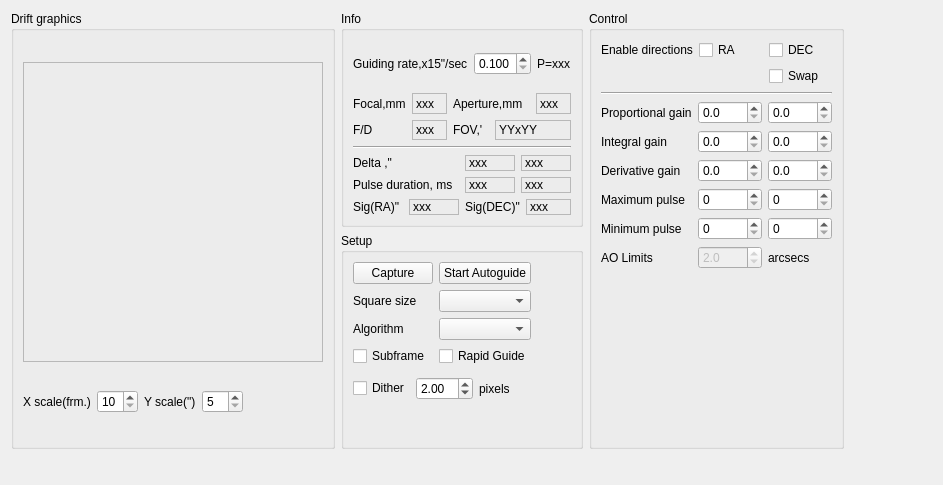
<?xml version="1.0" encoding="UTF-8"?>
<ui version="4.0">
 <class>guiderClass</class>
 <widget class="QWidget" name="guiderClass">
  <property name="geometry">
   <rect>
    <x>0</x>
    <y>0</y>
    <width>943</width>
    <height>485</height>
   </rect>
  </property>
  <property name="sizePolicy">
   <sizepolicy hsizetype="Preferred" vsizetype="Minimum">
    <horstretch>0</horstretch>
    <verstretch>0</verstretch>
   </sizepolicy>
  </property>
  <property name="minimumSize">
   <size>
    <width>0</width>
    <height>0</height>
   </size>
  </property>
  <property name="maximumSize">
   <size>
    <width>16777215</width>
    <height>16777215</height>
   </size>
  </property>
  <property name="windowTitle">
   <string>Guiding</string>
  </property>
  <layout class="QVBoxLayout" name="verticalLayout_5">
   <item>
    <layout class="QHBoxLayout" name="horizontalLayout_6">
     <item>
      <layout class="QVBoxLayout" name="verticalLayout_6">
       <item>
        <widget class="QGroupBox" name="groupBox_Drift">
         <property name="title">
          <string>Drift graphics</string>
         </property>
         <layout class="QVBoxLayout" name="verticalLayout_3">
          <item>
           <widget class="QFrame" name="frame_Graph">
            <property name="sizePolicy">
             <sizepolicy hsizetype="Fixed" vsizetype="Fixed">
              <horstretch>0</horstretch>
              <verstretch>0</verstretch>
             </sizepolicy>
            </property>
            <property name="minimumSize">
             <size>
              <width>300</width>
              <height>300</height>
             </size>
            </property>
            <property name="maximumSize">
             <size>
              <width>300</width>
              <height>300</height>
             </size>
            </property>
            <property name="baseSize">
             <size>
              <width>300</width>
              <height>300</height>
             </size>
            </property>
            <property name="frameShape">
             <enum>QFrame::StyledPanel</enum>
            </property>
            <property name="frameShadow">
             <enum>QFrame::Raised</enum>
            </property>
           </widget>
          </item>
          <item>
           <layout class="QHBoxLayout" name="horizontalLayout_7">
            <item>
             <widget class="QLabel" name="l_1">
              <property name="text">
               <string>X scale(frm.)</string>
              </property>
              <property name="margin">
               <number>0</number>
              </property>
             </widget>
            </item>
            <item>
             <widget class="QSpinBox" name="spinBox_XScale">
              <property name="minimum">
               <number>10</number>
              </property>
             </widget>
            </item>
            <item>
             <widget class="QLabel" name="l_2">
              <property name="text">
               <string>Y scale(&quot;)</string>
              </property>
             </widget>
            </item>
            <item>
             <widget class="QSpinBox" name="spinBox_YScale">
              <property name="minimum">
               <number>5</number>
              </property>
              <property name="maximum">
               <number>30</number>
              </property>
              <property name="singleStep">
               <number>5</number>
              </property>
              <property name="value">
               <number>5</number>
              </property>
             </widget>
            </item>
            <item>
             <spacer name="horizontalSpacer_4">
              <property name="orientation">
               <enum>Qt::Horizontal</enum>
              </property>
              <property name="sizeHint" stdset="0">
               <size>
                <width>40</width>
                <height>20</height>
               </size>
              </property>
             </spacer>
            </item>
           </layout>
          </item>
         </layout>
        </widget>
       </item>
      </layout>
     </item>
     <item>
      <layout class="QVBoxLayout" name="verticalLayout_2">
       <item>
        <widget class="QGroupBox" name="groupBox_Info">
         <property name="title">
          <string>Info</string>
         </property>
         <layout class="QVBoxLayout" name="verticalLayout">
          <item>
           <layout class="QHBoxLayout" name="horizontalLayout_5">
            <item>
             <widget class="QLabel" name="l_3">
              <property name="text">
               <string>Guiding rate,x15&quot;/sec</string>
              </property>
             </widget>
            </item>
            <item>
             <widget class="QDoubleSpinBox" name="spinBox_GuideRate">
              <property name="decimals">
               <number>3</number>
              </property>
              <property name="minimum">
               <double>0.100000000000000</double>
              </property>
              <property name="maximum">
               <double>2.000000000000000</double>
              </property>
              <property name="singleStep">
               <double>0.100000000000000</double>
              </property>
             </widget>
            </item>
            <item>
             <widget class="QLabel" name="l_RecommendedGain">
              <property name="text">
               <string notr="true">P=xxx</string>
              </property>
             </widget>
            </item>
           </layout>
          </item>
          <item>
           <layout class="QGridLayout" name="gridLayout_4">
            <item row="0" column="0">
             <widget class="QLabel" name="l_5">
              <property name="text">
               <string>Focal,mm</string>
              </property>
             </widget>
            </item>
            <item row="0" column="1">
             <widget class="QLabel" name="l_Focal">
              <property name="frameShape">
               <enum>QFrame::StyledPanel</enum>
              </property>
              <property name="frameShadow">
               <enum>QFrame::Sunken</enum>
              </property>
              <property name="text">
               <string notr="true">xxx</string>
              </property>
              <property name="scaledContents">
               <bool>false</bool>
              </property>
              <property name="alignment">
               <set>Qt::AlignLeading|Qt::AlignLeft|Qt::AlignVCenter</set>
              </property>
             </widget>
            </item>
            <item row="0" column="2" colspan="2">
             <widget class="QLabel" name="l_6">
              <property name="text">
               <string>Aperture,mm</string>
              </property>
             </widget>
            </item>
            <item row="0" column="4">
             <widget class="QLabel" name="l_Aperture">
              <property name="frameShape">
               <enum>QFrame::StyledPanel</enum>
              </property>
              <property name="frameShadow">
               <enum>QFrame::Sunken</enum>
              </property>
              <property name="text">
               <string notr="true">xxx</string>
              </property>
              <property name="alignment">
               <set>Qt::AlignLeading|Qt::AlignLeft|Qt::AlignVCenter</set>
              </property>
             </widget>
            </item>
            <item row="1" column="0">
             <widget class="QLabel" name="l_7">
              <property name="text">
               <string>F/D</string>
              </property>
             </widget>
            </item>
            <item row="1" column="1">
             <widget class="QLabel" name="l_FbyD">
              <property name="frameShape">
               <enum>QFrame::StyledPanel</enum>
              </property>
              <property name="frameShadow">
               <enum>QFrame::Sunken</enum>
              </property>
              <property name="text">
               <string notr="true">xxx</string>
              </property>
              <property name="alignment">
               <set>Qt::AlignLeading|Qt::AlignLeft|Qt::AlignVCenter</set>
              </property>
             </widget>
            </item>
            <item row="1" column="2">
             <widget class="QLabel" name="l_8">
              <property name="text">
               <string>FOV,'</string>
              </property>
             </widget>
            </item>
            <item row="1" column="3" colspan="2">
             <widget class="QLabel" name="l_FOV">
              <property name="frameShape">
               <enum>QFrame::StyledPanel</enum>
              </property>
              <property name="frameShadow">
               <enum>QFrame::Sunken</enum>
              </property>
              <property name="text">
               <string>YYxYY</string>
              </property>
              <property name="alignment">
               <set>Qt::AlignLeading|Qt::AlignLeft|Qt::AlignVCenter</set>
              </property>
             </widget>
            </item>
           </layout>
          </item>
          <item>
           <widget class="Line" name="line_2">
            <property name="orientation">
             <enum>Qt::Horizontal</enum>
            </property>
           </widget>
          </item>
          <item>
           <layout class="QGridLayout" name="gridLayout">
            <item row="0" column="0">
             <widget class="QLabel" name="l_16">
              <property name="text">
               <string>Delta ,&quot;</string>
              </property>
             </widget>
            </item>
            <item row="0" column="1">
             <layout class="QHBoxLayout" name="horizontalLayout_3">
              <item>
               <widget class="QLabel" name="l_DeltaRA">
                <property name="frameShape">
                 <enum>QFrame::StyledPanel</enum>
                </property>
                <property name="frameShadow">
                 <enum>QFrame::Sunken</enum>
                </property>
                <property name="text">
                 <string notr="true">xxx</string>
                </property>
                <property name="alignment">
                 <set>Qt::AlignLeading|Qt::AlignLeft|Qt::AlignVCenter</set>
                </property>
               </widget>
              </item>
              <item>
               <widget class="QLabel" name="l_DeltaDEC">
                <property name="frameShape">
                 <enum>QFrame::StyledPanel</enum>
                </property>
                <property name="frameShadow">
                 <enum>QFrame::Sunken</enum>
                </property>
                <property name="text">
                 <string notr="true">xxx</string>
                </property>
                <property name="alignment">
                 <set>Qt::AlignLeading|Qt::AlignLeft|Qt::AlignVCenter</set>
                </property>
               </widget>
              </item>
             </layout>
            </item>
            <item row="1" column="0">
             <widget class="QLabel" name="l_17">
              <property name="text">
               <string>Pulse duration, ms</string>
              </property>
             </widget>
            </item>
            <item row="1" column="1">
             <layout class="QHBoxLayout" name="horizontalLayout_4">
              <item>
               <widget class="QLabel" name="l_PulseRA">
                <property name="frameShape">
                 <enum>QFrame::StyledPanel</enum>
                </property>
                <property name="frameShadow">
                 <enum>QFrame::Sunken</enum>
                </property>
                <property name="text">
                 <string notr="true">xxx</string>
                </property>
                <property name="alignment">
                 <set>Qt::AlignLeading|Qt::AlignLeft|Qt::AlignVCenter</set>
                </property>
               </widget>
              </item>
              <item>
               <widget class="QLabel" name="l_PulseDEC">
                <property name="frameShape">
                 <enum>QFrame::StyledPanel</enum>
                </property>
                <property name="frameShadow">
                 <enum>QFrame::Sunken</enum>
                </property>
                <property name="text">
                 <string notr="true">xxx</string>
                </property>
                <property name="alignment">
                 <set>Qt::AlignLeading|Qt::AlignLeft|Qt::AlignVCenter</set>
                </property>
               </widget>
              </item>
             </layout>
            </item>
            <item row="2" column="0">
             <layout class="QHBoxLayout" name="horizontalLayout">
              <item>
               <widget class="QLabel" name="l_20">
                <property name="text">
                 <string>Sig(RA)&quot;</string>
                </property>
               </widget>
              </item>
              <item>
               <widget class="QLabel" name="l_ErrRA">
                <property name="frameShape">
                 <enum>QFrame::StyledPanel</enum>
                </property>
                <property name="frameShadow">
                 <enum>QFrame::Sunken</enum>
                </property>
                <property name="text">
                 <string notr="true">xxx</string>
                </property>
                <property name="scaledContents">
                 <bool>false</bool>
                </property>
                <property name="alignment">
                 <set>Qt::AlignLeading|Qt::AlignLeft|Qt::AlignVCenter</set>
                </property>
               </widget>
              </item>
             </layout>
            </item>
            <item row="2" column="1">
             <layout class="QHBoxLayout" name="horizontalLayout_2">
              <item>
               <widget class="QLabel" name="l_21">
                <property name="text">
                 <string>Sig(DEC)&quot;</string>
                </property>
               </widget>
              </item>
              <item>
               <widget class="QLabel" name="l_ErrDEC">
                <property name="frameShape">
                 <enum>QFrame::StyledPanel</enum>
                </property>
                <property name="frameShadow">
                 <enum>QFrame::Sunken</enum>
                </property>
                <property name="text">
                 <string notr="true">xxx</string>
                </property>
                <property name="scaledContents">
                 <bool>false</bool>
                </property>
                <property name="alignment">
                 <set>Qt::AlignLeading|Qt::AlignLeft|Qt::AlignVCenter</set>
                </property>
               </widget>
              </item>
             </layout>
            </item>
           </layout>
          </item>
         </layout>
        </widget>
       </item>
       <item>
        <widget class="QGroupBox" name="groupBox_Configuration">
         <property name="title">
          <string>Setup</string>
         </property>
         <layout class="QVBoxLayout" name="verticalLayout_7">
          <item>
           <layout class="QHBoxLayout" name="horizontalLayout_9">
            <item>
             <layout class="QGridLayout" name="gridLayout_5">
              <item row="0" column="0">
               <widget class="QPushButton" name="captureB">
                <property name="text">
                 <string>Capture</string>
                </property>
               </widget>
              </item>
              <item row="0" column="1">
               <widget class="QPushButton" name="pushButton_StartStop">
                <property name="text">
                 <string>Start Autoguide</string>
                </property>
               </widget>
              </item>
              <item row="1" column="0">
               <widget class="QLabel" name="l_18">
                <property name="text">
                 <string>Square size</string>
                </property>
               </widget>
              </item>
              <item row="1" column="1">
               <widget class="QComboBox" name="comboBox_SquareSize"/>
              </item>
              <item row="2" column="0">
               <widget class="QLabel" name="l_19">
                <property name="text">
                 <string>Algorithm</string>
                </property>
               </widget>
              </item>
              <item row="2" column="1">
               <widget class="QComboBox" name="comboBox_ThresholdAlg"/>
              </item>
              <item row="3" column="0">
               <widget class="QCheckBox" name="kfcg_guideSubFrame">
                <property name="toolTip">
                 <string>Subframe the image around the guide star</string>
                </property>
                <property name="text">
                 <string>Subframe</string>
                </property>
               </widget>
              </item>
              <item row="3" column="1">
               <widget class="QCheckBox" name="kfcg_useRapidGuide">
                <property name="text">
                 <string>Rapid Guide</string>
                </property>
               </widget>
              </item>
              <item row="4" column="0" colspan="2">
               <layout class="QHBoxLayout" name="horizontalLayout_8">
                <item>
                 <widget class="QCheckBox" name="kcfg_useDither">
                  <property name="toolTip">
                   <string>Subframe the image around the guide star</string>
                  </property>
                  <property name="text">
                   <string>Dither</string>
                  </property>
                 </widget>
                </item>
                <item>
                 <widget class="QDoubleSpinBox" name="kcfg_ditherPixels">
                  <property name="minimum">
                   <double>0.100000000000000</double>
                  </property>
                  <property name="maximum">
                   <double>10.000000000000000</double>
                  </property>
                  <property name="singleStep">
                   <double>0.100000000000000</double>
                  </property>
                  <property name="value">
                   <double>2.000000000000000</double>
                  </property>
                 </widget>
                </item>
                <item>
                 <widget class="QLabel" name="l_22">
                  <property name="text">
                   <string>pixels</string>
                  </property>
                 </widget>
                </item>
               </layout>
              </item>
             </layout>
            </item>
            <item>
             <spacer name="horizontalSpacer_2">
              <property name="orientation">
               <enum>Qt::Horizontal</enum>
              </property>
              <property name="sizeHint" stdset="0">
               <size>
                <width>40</width>
                <height>20</height>
               </size>
              </property>
             </spacer>
            </item>
           </layout>
          </item>
          <item>
           <spacer name="verticalSpacer_3">
            <property name="orientation">
             <enum>Qt::Vertical</enum>
            </property>
            <property name="sizeType">
             <enum>QSizePolicy::Minimum</enum>
            </property>
            <property name="sizeHint" stdset="0">
             <size>
              <width>20</width>
              <height>32</height>
             </size>
            </property>
           </spacer>
          </item>
         </layout>
        </widget>
       </item>
      </layout>
     </item>
     <item>
      <widget class="QGroupBox" name="groupBox_Control">
       <property name="title">
        <string>Control</string>
       </property>
       <layout class="QVBoxLayout" name="verticalLayout_4">
        <item>
         <layout class="QGridLayout" name="gridLayout_3">
          <item row="1" column="2">
           <widget class="QCheckBox" name="swapCheck">
            <property name="toolTip">
             <string>Swap DEC direction pulses. This value is determined automatically from the calibration procedure, only override if necessary.</string>
            </property>
            <property name="text">
             <string>Swap</string>
            </property>
           </widget>
          </item>
          <item row="0" column="2">
           <widget class="QCheckBox" name="checkBox_DirDEC">
            <property name="text">
             <string>DEC</string>
            </property>
           </widget>
          </item>
          <item row="0" column="0">
           <widget class="QLabel" name="l_9">
            <property name="text">
             <string>Enable directions</string>
            </property>
           </widget>
          </item>
          <item row="0" column="1">
           <widget class="QCheckBox" name="checkBox_DirRA">
            <property name="text">
             <string>RA</string>
            </property>
           </widget>
          </item>
         </layout>
        </item>
        <item>
         <widget class="Line" name="line">
          <property name="orientation">
           <enum>Qt::Horizontal</enum>
          </property>
         </widget>
        </item>
        <item>
         <layout class="QGridLayout" name="gridLayout_2">
          <item row="0" column="0">
           <widget class="QLabel" name="l_11">
            <property name="text">
             <string>Proportional gain</string>
            </property>
           </widget>
          </item>
          <item row="0" column="1">
           <widget class="QDoubleSpinBox" name="spinBox_PropGainRA">
            <property name="decimals">
             <number>1</number>
            </property>
            <property name="maximum">
             <double>1000.000000000000000</double>
            </property>
           </widget>
          </item>
          <item row="0" column="2">
           <widget class="QDoubleSpinBox" name="spinBox_PropGainDEC">
            <property name="decimals">
             <number>1</number>
            </property>
            <property name="maximum">
             <double>1000.000000000000000</double>
            </property>
           </widget>
          </item>
          <item row="1" column="0">
           <widget class="QLabel" name="l_12">
            <property name="text">
             <string>Integral gain</string>
            </property>
           </widget>
          </item>
          <item row="1" column="1">
           <widget class="QDoubleSpinBox" name="spinBox_IntGainRA">
            <property name="decimals">
             <number>1</number>
            </property>
            <property name="maximum">
             <double>1000.000000000000000</double>
            </property>
           </widget>
          </item>
          <item row="1" column="2">
           <widget class="QDoubleSpinBox" name="spinBox_IntGainDEC">
            <property name="decimals">
             <number>1</number>
            </property>
            <property name="maximum">
             <double>1000.000000000000000</double>
            </property>
           </widget>
          </item>
          <item row="2" column="0">
           <widget class="QLabel" name="l_13">
            <property name="text">
             <string>Derivative gain</string>
            </property>
           </widget>
          </item>
          <item row="2" column="1">
           <widget class="QDoubleSpinBox" name="spinBox_DerGainRA">
            <property name="decimals">
             <number>1</number>
            </property>
            <property name="maximum">
             <double>1000.000000000000000</double>
            </property>
           </widget>
          </item>
          <item row="2" column="2">
           <widget class="QDoubleSpinBox" name="spinBox_DerGainDEC">
            <property name="decimals">
             <number>1</number>
            </property>
            <property name="maximum">
             <double>1000.000000000000000</double>
            </property>
           </widget>
          </item>
          <item row="3" column="0">
           <widget class="QLabel" name="l_14">
            <property name="text">
             <string>Maximum pulse</string>
            </property>
           </widget>
          </item>
          <item row="3" column="1">
           <widget class="QSpinBox" name="spinBox_MaxPulseRA">
            <property name="maximum">
             <number>9999</number>
            </property>
           </widget>
          </item>
          <item row="3" column="2">
           <widget class="QSpinBox" name="spinBox_MaxPulseDEC">
            <property name="maximum">
             <number>9999</number>
            </property>
           </widget>
          </item>
          <item row="4" column="0">
           <widget class="QLabel" name="l_15">
            <property name="text">
             <string>Minimum pulse</string>
            </property>
           </widget>
          </item>
          <item row="4" column="1">
           <widget class="QSpinBox" name="spinBox_MinPulseRA">
            <property name="maximum">
             <number>9999</number>
            </property>
           </widget>
          </item>
          <item row="4" column="2">
           <widget class="QSpinBox" name="spinBox_MinPulseDEC">
            <property name="maximum">
             <number>9999</number>
            </property>
           </widget>
          </item>
          <item row="5" column="0">
           <widget class="QLabel" name="l_23">
            <property name="text">
             <string>AO Limits</string>
            </property>
           </widget>
          </item>
          <item row="5" column="1">
           <widget class="QDoubleSpinBox" name="spinBox_AOLimit">
            <property name="enabled">
             <bool>false</bool>
            </property>
            <property name="toolTip">
             <string>Maximum deviation to correct for using Adaptive Optics unit. If the guiding deviation exceeds this value, Ekos will guide the mount mechanically</string>
            </property>
            <property name="decimals">
             <number>1</number>
            </property>
            <property name="maximum">
             <double>30.000000000000000</double>
            </property>
            <property name="singleStep">
             <double>0.500000000000000</double>
            </property>
            <property name="value">
             <double>2.000000000000000</double>
            </property>
           </widget>
          </item>
          <item row="5" column="2">
           <widget class="QLabel" name="l_24">
            <property name="text">
             <string>arcsecs</string>
            </property>
           </widget>
          </item>
         </layout>
        </item>
        <item>
         <spacer name="verticalSpacer">
          <property name="orientation">
           <enum>Qt::Vertical</enum>
          </property>
          <property name="sizeHint" stdset="0">
           <size>
            <width>20</width>
            <height>111</height>
           </size>
          </property>
         </spacer>
        </item>
       </layout>
      </widget>
     </item>
     <item>
      <spacer name="horizontalSpacer">
       <property name="orientation">
        <enum>Qt::Horizontal</enum>
       </property>
       <property name="sizeHint" stdset="0">
        <size>
         <width>17</width>
         <height>20</height>
        </size>
       </property>
      </spacer>
     </item>
    </layout>
   </item>
   <item>
    <widget class="Line" name="line_3">
     <property name="orientation">
      <enum>Qt::Vertical</enum>
     </property>
    </widget>
   </item>
   <item>
    <widget class="Line" name="line_4">
     <property name="orientation">
      <enum>Qt::Vertical</enum>
     </property>
    </widget>
   </item>
   <item>
    <spacer name="verticalSpacer_2">
     <property name="orientation">
      <enum>Qt::Vertical</enum>
     </property>
     <property name="sizeType">
      <enum>QSizePolicy::Minimum</enum>
     </property>
     <property name="sizeHint" stdset="0">
      <size>
       <width>20</width>
       <height>13</height>
      </size>
     </property>
    </spacer>
   </item>
  </layout>
 </widget>
 <tabstops>
  <tabstop>spinBox_XScale</tabstop>
  <tabstop>spinBox_YScale</tabstop>
  <tabstop>comboBox_SquareSize</tabstop>
  <tabstop>comboBox_ThresholdAlg</tabstop>
  <tabstop>spinBox_GuideRate</tabstop>
  <tabstop>checkBox_DirRA</tabstop>
  <tabstop>checkBox_DirDEC</tabstop>
  <tabstop>spinBox_PropGainRA</tabstop>
  <tabstop>spinBox_PropGainDEC</tabstop>
  <tabstop>spinBox_IntGainRA</tabstop>
  <tabstop>spinBox_IntGainDEC</tabstop>
  <tabstop>spinBox_DerGainRA</tabstop>
  <tabstop>spinBox_DerGainDEC</tabstop>
  <tabstop>spinBox_MaxPulseRA</tabstop>
  <tabstop>spinBox_MaxPulseDEC</tabstop>
  <tabstop>spinBox_MinPulseRA</tabstop>
  <tabstop>spinBox_MinPulseDEC</tabstop>
  <tabstop>pushButton_StartStop</tabstop>
 </tabstops>
 <resources/>
 <connections/>
</ui>
